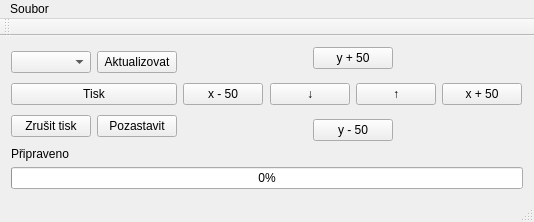
<?xml version="1.0" encoding="UTF-8"?>
<ui version="4.0">
 <class>MainWindow</class>
 <widget class="QMainWindow" name="MainWindow">
  <property name="geometry">
   <rect>
    <x>0</x>
    <y>0</y>
    <width>534</width>
    <height>222</height>
   </rect>
  </property>
  <property name="windowTitle">
   <string>Plotter</string>
  </property>
  <widget class="QWidget" name="centralWidget">
   <layout class="QVBoxLayout" name="verticalLayout_8">
    <item>
     <layout class="QHBoxLayout" name="horizontalLayout_7">
      <item>
       <layout class="QVBoxLayout" name="verticalLayout_4">
        <item>
         <layout class="QHBoxLayout" name="horizontalLayout">
          <item>
           <widget class="QComboBox" name="com"/>
          </item>
          <item>
           <widget class="QPushButton" name="aktualizovat_com">
            <property name="text">
             <string>Aktualizovat</string>
            </property>
           </widget>
          </item>
         </layout>
        </item>
        <item>
         <widget class="QPushButton" name="pushButton">
          <property name="text">
           <string>Tisk</string>
          </property>
         </widget>
        </item>
        <item>
         <layout class="QHBoxLayout" name="horizontalLayout_2">
          <item>
           <widget class="QPushButton" name="zrusit">
            <property name="text">
             <string>Zrušit tisk</string>
            </property>
           </widget>
          </item>
          <item>
           <widget class="QPushButton" name="pozastavit">
            <property name="text">
             <string>Pozastavit</string>
            </property>
           </widget>
          </item>
         </layout>
        </item>
       </layout>
      </item>
      <item>
       <layout class="QVBoxLayout" name="verticalLayout_5">
        <item>
         <layout class="QHBoxLayout" name="horizontalLayout_5">
          <item>
           <spacer name="horizontalSpacer">
            <property name="orientation">
             <enum>Qt::Horizontal</enum>
            </property>
            <property name="sizeHint" stdset="0">
             <size>
              <width>40</width>
              <height>20</height>
             </size>
            </property>
           </spacer>
          </item>
          <item>
           <widget class="QPushButton" name="y50">
            <property name="text">
             <string>y + 50</string>
            </property>
           </widget>
          </item>
          <item>
           <spacer name="horizontalSpacer_2">
            <property name="orientation">
             <enum>Qt::Horizontal</enum>
            </property>
            <property name="sizeHint" stdset="0">
             <size>
              <width>40</width>
              <height>20</height>
             </size>
            </property>
           </spacer>
          </item>
         </layout>
        </item>
        <item>
         <spacer name="verticalSpacer_2">
          <property name="orientation">
           <enum>Qt::Vertical</enum>
          </property>
          <property name="sizeHint" stdset="0">
           <size>
            <width>20</width>
            <height>40</height>
           </size>
          </property>
         </spacer>
        </item>
        <item>
         <layout class="QHBoxLayout" name="horizontalLayout_4">
          <item>
           <spacer name="horizontalSpacer_8">
            <property name="orientation">
             <enum>Qt::Horizontal</enum>
            </property>
            <property name="sizeHint" stdset="0">
             <size>
              <width>40</width>
              <height>20</height>
             </size>
            </property>
           </spacer>
          </item>
          <item>
           <widget class="QPushButton" name="xm50">
            <property name="text">
             <string>x - 50</string>
            </property>
           </widget>
          </item>
          <item>
           <spacer name="horizontalSpacer_5">
            <property name="orientation">
             <enum>Qt::Horizontal</enum>
            </property>
            <property name="sizeHint" stdset="0">
             <size>
              <width>40</width>
              <height>20</height>
             </size>
            </property>
           </spacer>
          </item>
          <item>
           <layout class="QHBoxLayout" name="horizontalLayout_3">
            <item>
             <widget class="QPushButton" name="dolu">
              <property name="text">
               <string>↓</string>
              </property>
             </widget>
            </item>
            <item>
             <widget class="QPushButton" name="dolu_nahoru">
              <property name="text">
               <string>↑</string>
              </property>
             </widget>
            </item>
           </layout>
          </item>
          <item>
           <spacer name="horizontalSpacer_6">
            <property name="orientation">
             <enum>Qt::Horizontal</enum>
            </property>
            <property name="sizeHint" stdset="0">
             <size>
              <width>40</width>
              <height>20</height>
             </size>
            </property>
           </spacer>
          </item>
          <item>
           <widget class="QPushButton" name="x50">
            <property name="text">
             <string>x + 50</string>
            </property>
           </widget>
          </item>
          <item>
           <spacer name="horizontalSpacer_9">
            <property name="orientation">
             <enum>Qt::Horizontal</enum>
            </property>
            <property name="sizeHint" stdset="0">
             <size>
              <width>40</width>
              <height>20</height>
             </size>
            </property>
           </spacer>
          </item>
         </layout>
        </item>
        <item>
         <spacer name="verticalSpacer">
          <property name="orientation">
           <enum>Qt::Vertical</enum>
          </property>
          <property name="sizeHint" stdset="0">
           <size>
            <width>20</width>
            <height>40</height>
           </size>
          </property>
         </spacer>
        </item>
        <item>
         <layout class="QHBoxLayout" name="horizontalLayout_6">
          <item>
           <spacer name="horizontalSpacer_3">
            <property name="orientation">
             <enum>Qt::Horizontal</enum>
            </property>
            <property name="sizeHint" stdset="0">
             <size>
              <width>40</width>
              <height>20</height>
             </size>
            </property>
           </spacer>
          </item>
          <item>
           <widget class="QPushButton" name="ym50">
            <property name="text">
             <string>y - 50</string>
            </property>
           </widget>
          </item>
          <item>
           <spacer name="horizontalSpacer_4">
            <property name="orientation">
             <enum>Qt::Horizontal</enum>
            </property>
            <property name="sizeHint" stdset="0">
             <size>
              <width>40</width>
              <height>20</height>
             </size>
            </property>
           </spacer>
          </item>
         </layout>
        </item>
       </layout>
      </item>
     </layout>
    </item>
    <item>
     <widget class="QLabel" name="status">
      <property name="text">
       <string>Připraveno</string>
      </property>
     </widget>
    </item>
    <item>
     <widget class="QProgressBar" name="progressbar">
      <property name="value">
       <number>0</number>
      </property>
      <property name="textVisible">
       <bool>true</bool>
      </property>
     </widget>
    </item>
   </layout>
  </widget>
  <widget class="QMenuBar" name="menuBar">
   <property name="geometry">
    <rect>
     <x>0</x>
     <y>0</y>
     <width>534</width>
     <height>21</height>
    </rect>
   </property>
   <widget class="QMenu" name="menuSoubor">
    <property name="title">
     <string>Soubor</string>
    </property>
    <addaction name="actionVybrat_soubor"/>
    <addaction name="separator"/>
   </widget>
   <addaction name="menuSoubor"/>
  </widget>
  <widget class="QToolBar" name="mainToolBar">
   <attribute name="toolBarArea">
    <enum>TopToolBarArea</enum>
   </attribute>
   <attribute name="toolBarBreak">
    <bool>false</bool>
   </attribute>
  </widget>
  <widget class="QStatusBar" name="statusBar"/>
  <action name="actionVybrat_soubor">
   <property name="text">
    <string>Vybrat soubor</string>
   </property>
  </action>
  <action name="actionN_hled">
   <property name="text">
    <string>Náhled</string>
   </property>
  </action>
 </widget>
 <layoutdefault spacing="6" margin="11"/>
 <resources/>
 <connections/>
</ui>
